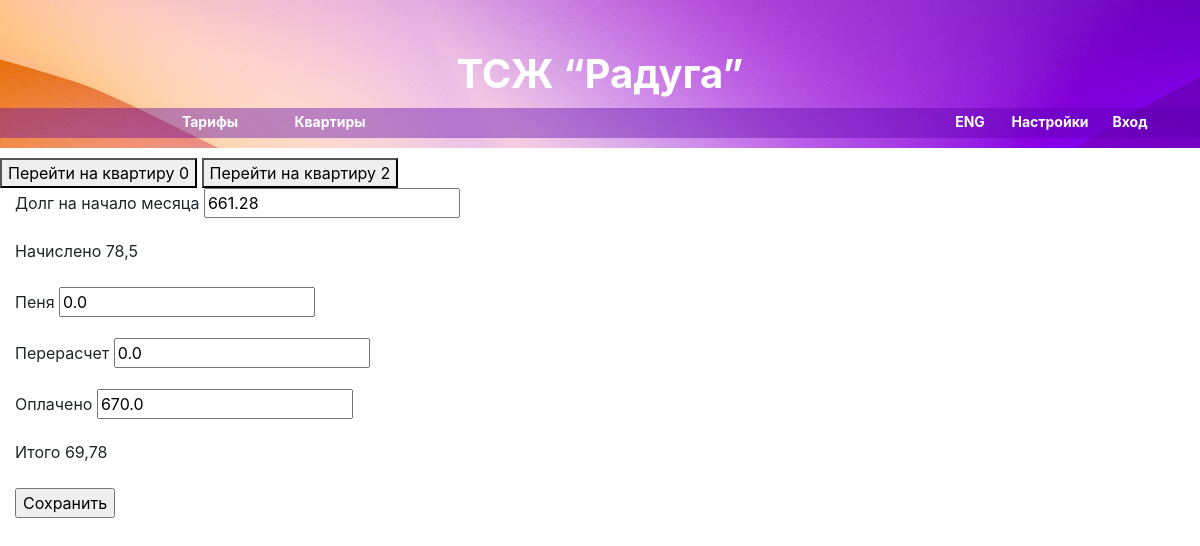
The app's page /repair/edit/1/, older data.
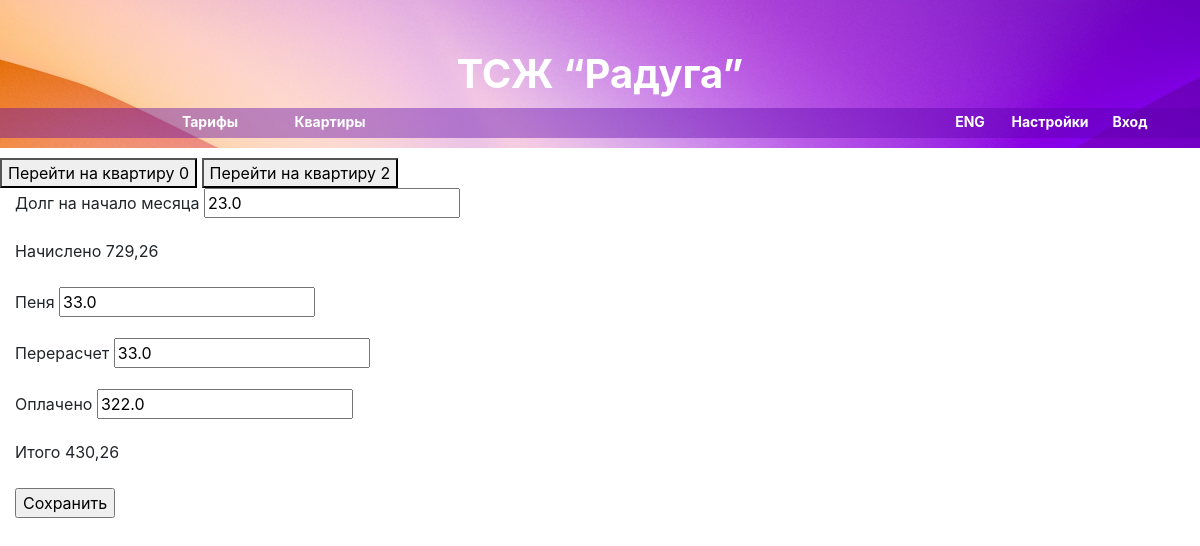
The same page, newer data.
### repair/models.py (models this page shows)
class CapitalRepair(models.Model):
    debt = models.FloatField(null=True, blank=True)
    fine = models.FloatField(null=True, blank=True)
    paid = models.FloatField(null=True, blank=True)
    recalculation = models.FloatField(null=True, blank=True)
    serialNumber = models.ForeignKey(to=Apartment, on_delete=models.CASCADE)
    def accrued(self):
        apartment_detail = ApartmentDetail.objects.get(serialNumber=self.serialNumber)
        tariff = Tariff.objects.get(id=apartment_detail.tariff_id)
        return round(apartment_detail.totalArea * tariff.capital_repair, 2)
    def total(self):
        total = self.accrued() + self.debt + self.fine - self.paid - self.recalculation
        return round(total, 2)

### main/models.py (models this page shows)
class Apartment(models.Model):
    owner = models.CharField(max_length=200)
    serialNumber = models.IntegerField()
    def __str__(self):
        return str(self.serialNumber)

class ApartmentDetail(models.Model):
    registredQt = models.IntegerField()
    livedQt = models.IntegerField()
    totalArea = models.FloatField()
    personalAccount = models.IntegerField()
    serialNumber = models.ForeignKey(to=Apartment, on_delete=models.CASCADE)
    tariff = models.ForeignKey(to=Tariff, on_delete=models.DO_NOTHING, null=True, blank=True)
    account_number = models.CharField(max_length=200)

### tariff/models.py (models this page shows, shortened)
class Tariff(models.Model):
    name = models.CharField(max_length=200)
    maintenance = models.FloatField(null=True, blank=True)
    heating = models.FloatField(null=True, blank=True)
    heating_rub = models.FloatField(null=True, blank=True)
    hot_water = models.FloatField(null=True, blank=True)
    hot_water_odn = models.FloatField(null=True, blank=True)
    cold_water = models.FloatField(null=True, blank=True)
    cold_water_odn = models.FloatField(null=True, blank=True)
    sewage = models.FloatField(null=True, blank=True)
    sewage_odn = models.FloatField(null=True, blank=True)
    solid_waste = models.FloatField(null=True, blank=True)
    electricity = models.FloatField(null=True, blank=True)
    lift = models.FloatField(null=True, blank=True)
    electricity_odn = models.FloatField(null=True, blank=True)
    capital_repair = models.FloatField(null=True, blank=True, default=0)
    class Meta:
        verbose_name = 'tariff'
        verbose_name_plural = 'tariffs'

### repair/views.py (the view)
# urls.py: path('edit/<int:pk>/', RepairUpdateView.as_view(), name='repair_edit'),
class RepairUpdateView(RepairBaseView, TitleMixin, UpdateView):
    template_name = 'repair/edit.html'
    def get_context_data(self, **kwargs):
        context = super(RepairUpdateView, self).get_context_data(**kwargs)
        context['title'] = f'Капитальный ремонт квартира № {self.object.id}'
        context['prev_url'] = f"/repair/edit/{self.object.id - 1}"
        context['next_url'] = f"/repair/edit/{self.object.id + 1}"
        context['page_num'] = self.object.id
        return context

### common/views.py (called while the page is built)
    def get_context_data(self, **kwargs):
        context = super(TitleMixin, self).get_context_data(**kwargs)
        context['title'] = self.title
        return context

### repair/templates/repair/edit.html (shortened to what this page needs)
{% extends 'main/base.html' %}
{% block content %}
    <div class="row">
        <div class="col-md-6">
          <button onclick="window.location.href = '{{ prev_url }}';">Перейти на квартиру {{ page_num|add:-1 }}</button>
          <button onclick="window.location.href = '{{ next_url }}';">Перейти на квартиру {{ page_num|add:1 }}</button>
        </div>
    </div>
    <div class="col-md-6">
      <form method="post">
        <div class="form-group">
          <label for="{{ form.debt.id_for_label }}">Долг на начало месяца</label>
          {{ form.debt }}
        </div>
        <div class="form-group">
          <label>Начислено</label>
          {{ object.accrued }}
        </div>
        <div class="form-group">
          <label for="{{ form.fine.id_for_label }}">Пеня</label>
          {{ form.fine }}
        </div>
        <div class="form-group">
          <label for="{{ form.recalculation.id_for_label }}">Перерасчет</label>
          {{ form.recalculation }}
        </div>
        <div class="form-group">
          <label for="{{ form.paid.id_for_label }}">Оплачено</label>
          {{ form.paid }}
        </div>
        <div class="form-group">
          <label>Итого</label>
          {{ object.total }}
        </div>
        <input type="submit" value="Сохранить">
      </form>
    </div>
{% endblock %}

### main/templates/main/base.html (shortened to what this page needs)
{% load static %}
<!DOCTYPE html>
<head>
    <link href="{% static 'css/bootstrap.min.css' %}" rel="stylesheet">
    <link href="{% static 'css/base.css' %}" rel="stylesheet">
</head>
<body>
  <div id="header">
      <h1>ТСЖ “Радуга”</h1>
      <div class="rectangle">
        <a href="{% url 'tariff:tariff_list' %}" class="first-link">Тарифы</a>
        {% if title == 'ТСЖ Радуга'  %}
            <a href="{% url 'repair:repair_list' %}" class="second-link">Капитальный ремонт</a>
        {% else %}
            <a href="{% url 'index' %}" class="second-link">Квартиры</a>
        {% endif %}
        <a href="#" class="third-link">ENG</a>
        <a href="{% url 'main:settings' %}" class="fourth-link">Настройки</a>
        {% if user.is_authenticated %}
           <a href="{% url 'users:logout' %}" class="five-link">Выход</a>
        {% else %}
          <a href="{% url 'users:login' %}" class="five-link">Вход</a>
        {% endif %}
      </div>
  </div>
  {% block content %} {% endblock %}
</body>
</html>

### static/css/base.css (style rules this page uses)
#header { text-align: center; position: relative; width: 100vw; height: 148px; background-color: #25B33f; margin-bottom: 10px; background-image: url("../img/header.png"); background-size: cover; background-position: center center; padding: 20px; }
h1 { font-family: 'Inter'; font-style: normal; font-weight: 700; font-size: 40px; line-height: 48px; color: #FFFFFF; margin: 0; padding-top: 30px; }
.rectangle { display: flex; justify-content: flex-start; position: absolute; width: 100%; height: 30px; left: 0; top: 108px; background: rgba(89, 0, 168, 0.4); }
.rectangle a { display: inline-block; width: 140px; height: 100%; font-family: 'Inter'; font-style: normal; font-weight: 400; font-size: 14px; line-height: 17px; color: #FFFFFF; text-decoration: none; text-align: center; margin: 0 20px; padding-top: 5px; }
.rectangle a:first-child { margin-left: 0; margin-left: 140px; }
.rectangle a.second-link { margin-right: auto; margin-left: -40px; }
.rectangle a.third-link { margin-right: 0px; margin-left: -60px; }
.rectangle a.fourth-link { margin-right: 0px; margin-left: -60px; }
.rectangle a.five-link { margin-right: 0px; margin-left: -60px; }
.rectangle a.first-link, .rectangle a.second-link, .rectangle a.third-link, .rectangle a.fourth-link, .rectangle a.five-link { color: #FFFFFF; font-weight: bold; }

Row changes from the older to the newer data that the page shows:
changed CapitalRepair: debt "661.28" → "23.0"; accrued "78,5" → "729,26"; fine "0.0" → "33.0"; recalculation "0.0" → "33.0"; paid "670.0" → "322.0"; total "69,78" → "430,26"
